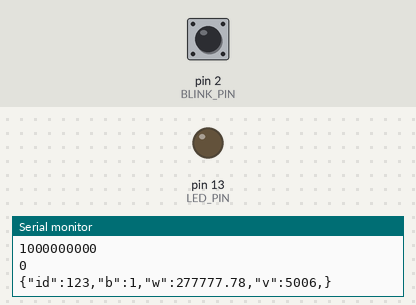
The sketch below on a simulated Arduino Uno, built with avr-gcc and run on an emulated ATmega328P. Parts: output pins drawn as LEDs (lit = HIGH), the last lines printed to the serial monitor. The test bench sets the inputs (shaded band); at power-on: pin 2 (BLINK_PIN) HIGH. Sleep ends after the set time or at an interrupt; no radio packets arrive unless stated.

Above: at 1.2 s.
1.3 s: pin 2 (BLINK_PIN) pulled LOW for 0.15 s
At 2.0 s:
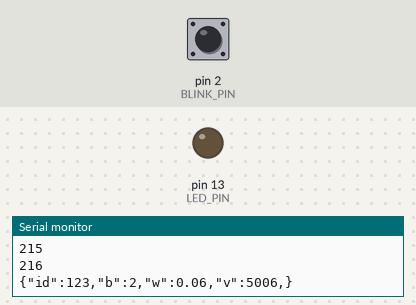
2.9 s: pin 2 (BLINK_PIN) pulled LOW for 1 s
At 4.4 s:
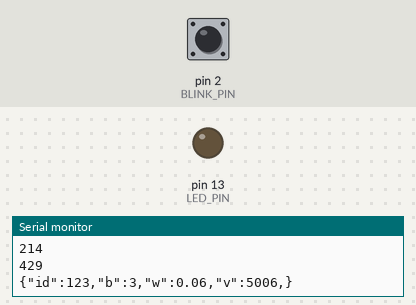
5.4 s: pin 2 (BLINK_PIN) pulled LOW for 0.15 s
At 6.3 s:
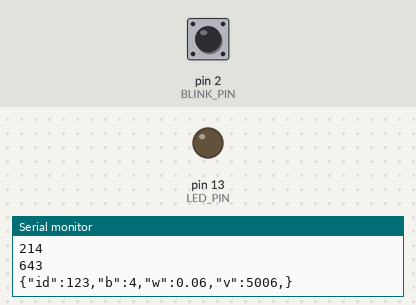
Timing chart, 0 to 8.4 s (numbered marks = the images above; inputs shaded):
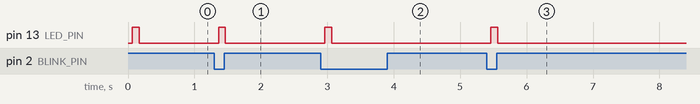

Measured:
- after the input at 1.3 s, pin 13 (LED_PIN): LOW → HIGH after 0.06 s, → LOW 0.10 s later
- after the input at 2.9 s, pin 13 (LED_PIN): LOW → HIGH after 0.06 s, → LOW 0.10 s later
- after the input at 5.4 s, pin 13 (LED_PIN): LOW → HIGH after 0.06 s, → LOW 0.10 s later

The sketch:

PowerMeterBatterypowerd.ino
```cpp
#include <avr/sleep.h>

#include <RH_ASK.h>
RH_ASK rf_driver;

#define TX_POWER 10 // Use 2 power pins to spread the load
#define TX_POWER2 11 // the tx use 9-40mA and pins can only deliver 20mA

#define TX_OUT 12 // This cant be changed, hardcoded in RH_ASK driver
#define LED_PIN 13
#define LED 13


#define BLINK_PIN 2

#define DEVICE_ID 123 // Uniqe id in your network

long blinkCounter = 0;
long lastTime = -1000000000;

float watts = 0.0;

void setup() {
  Serial.begin(9600);
  Serial.println("Setup");
  for (byte i = 0; i <= A5; i++)  {
    pinMode (i, INPUT);  // set all pins to the most power saving state
    digitalWrite (i, LOW);
  }

  pinMode (TX_POWER, INPUT); // Power pin is left as INPUT to have it floating when not used
  digitalWrite (TX_POWER, LOW); // If it is set to OUTPUT it will shortout when one of the pins go HIGH
  pinMode (TX_POWER2, INPUT);
  digitalWrite (TX_POWER2, LOW);

  pinMode (BLINK_PIN, INPUT);
  digitalWrite (BLINK_PIN, HIGH);

  pinMode (LED_PIN, INPUT);
  digitalWrite (LED_PIN, LOW);

  rf_driver.init();
}

void goToSleep() {
  pinMode (LED, OUTPUT);
  digitalWrite (LED, HIGH);
  delay (50);
  digitalWrite (LED, LOW);
  delay (50);
  pinMode (LED, INPUT);
  // disable ADC
  ADCSRA = 0;

  /* SLEEP_MODE_IDLE: 15 mA
   SLEEP_MODE_ADC: 6.5 mA
   SLEEP_MODE_PWR_SAVE: 1.62 mA
   SLEEP_MODE_EXT_STANDBY: 1.62 mA
   SLEEP_MODE_STANDBY : 0.84 mA
   SLEEP_MODE_PWR_DOWN : 0.36 mA
   */
  //set_sleep_mode (SLEEP_MODE_PWR_DOWN);
  set_sleep_mode (SLEEP_MODE_STANDBY);
  sleep_enable();

  // Do not interrupt before we go to sleep, or the
  // ISR will detach interrupts and we won't wake.
  noInterrupts ();

  // will be called when pin D2 goes low
  attachInterrupt (0, interuptFunction, FALLING);
  EIFR = bit (INTF0);  // clear flag for interrupt 0

  // turn off brown-out enable in software
  // BODS must be set to one and BODSE must be set to zero within four clock cycles
  MCUCR = bit (BODS) | bit (BODSE);
  // The BODS bit is automatically cleared after three clock cycles
  MCUCR = bit (BODS);

  // We are guaranteed that the sleep_cpu call will be done
  // as the processor executes the next instruction after
  // interrupts are turned on.
  interrupts ();  // one cycle
  sleep_cpu ();   // one cycle
}
void loop() {
  Serial.println("loop");

  // Main function when we see a blink on the power meter
  // Steps to do:
  // 1. Power on transmitter, so it can warm up while we do other stuff
  // 2. Calculate time since last blink
  // 3. Add to counter for number of blinks seen
  // 4. Measure battery voltage
  // 5. Send all data
  // 6. Power off


  // 1. Power on transmitter
  pinMode (TX_POWER, OUTPUT);
  pinMode (TX_POWER2, OUTPUT);
  digitalWrite (TX_POWER, LOW); // GND of TX is connected to pins so pulling it LOW power the TX on
  digitalWrite (TX_POWER2, LOW);

  pinMode (LED_PIN, OUTPUT);
  digitalWrite (LED_PIN, LOW);

  // 2. Calculate time since last blink
  long currentTime = millis();
  long deltaTime = currentTime - lastTime;
  lastTime = currentTime;
  watts = deltaTime/3600.0; //TODO
  Serial.println(deltaTime);
  Serial.println(millis());
  // 3. Add to counter for number of blinks seen
  blinkCounter++;


  // 4. Measure battery voltage
  long battV = vccVoltage();

  // 5. Send all data
  String out = "{\"id\":";
  out += DEVICE_ID;
  out += ",\"b\":";
  out.concat(blinkCounter);
  out += ",\"w\":";
  out.concat(watts);
  out += ",\"v\":";
  out.concat(battV);

  out += ",}"; // end

  // TODO send multiple times?
  Serial.println(out);
  static char *msg = out.c_str();

  rf_driver.send((uint8_t *)msg, strlen(msg));
  rf_driver.waitPacketSent();

  // 6. Power off
  pinMode (TX_POWER, INPUT);
  pinMode (TX_POWER2, INPUT);
  digitalWrite (TX_POWER, LOW); // GND of TX is connected to pins so pulling it LOW power the TX on
  digitalWrite (TX_POWER2, LOW);

  digitalWrite (LED_PIN, HIGH);
  pinMode (LED_PIN, OUTPUT);
  delay(50);
  goToSleep();
}


void interuptFunction() {
  // cancel sleep as a precaution
  sleep_disable();
  // precautionary while we do other stuff
  detachInterrupt (0);

  // When this is done the loop() function will be called and we do everything there

}

long vccVoltage() {
  // Function to read battery voltage from Vcc
  long result;
  // Read 1.1V reference against AVcc
  ADMUX = _BV(REFS0) | _BV(MUX3) | _BV(MUX2) | _BV(MUX1);
  delay(2); // Wait for Vref to settle
  ADCSRA |= _BV(ADSC); // Convert
  while (bit_is_set(ADCSRA,ADSC));
  result = ADCL;
  result |= ADCH<<8;
  result = 1126400L / result; // Back-calculate AVcc in mV
  return result;
}
```
